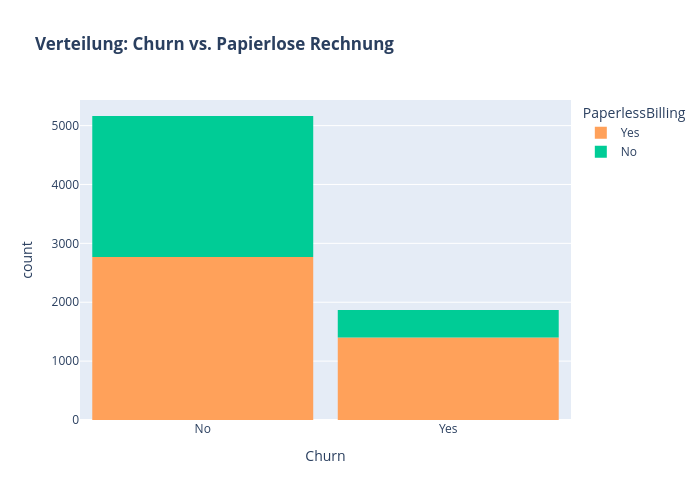

Here is the notebook cell this chart was saved with:
### Markdown cell above
Kunden OHNE Online Security tendieren stark dazu abzuwandern.

### Code cell
color_map = {"Yes": "#FFA15A", "No": "#00CC96"}
fig = px.histogram(df, x="Churn", color="PaperlessBilling",  title="<b>Verteilung: Churn vs. Papierlose Rechnung</b>", color_discrete_map=color_map)
fig.update_layout(width=700, height=500, bargap=0.1)
fig.show()

### Figure 1 — Plotly figure (JSON) as saved in the notebook; plotly's stock layout.template omitted (floating-point values rounded to 4 significant figures; data arrays with more than 128 entries replaced by an {"elided": "..."} marker saying what was removed)
{"data": [{"bingroup": "x", "hovertemplate": "PaperlessBilling=Yes<br>Churn=%{x}<br>count=%{y}<extra></extra>", "legendgroup": "Yes", "marker": {"color": "#FFA15A", "pattern": {"shape": ""}}, "name": "Yes", "orientation": "v", "showlegend": true, "type": "histogram", "x": {"elided": "4168 str values"}, "xaxis": "x", "yaxis": "y"}, {"bingroup": "x", "hovertemplate": "PaperlessBilling=No<br>Churn=%{x}<br>count=%{y}<extra></extra>", "legendgroup": "No", "marker": {"color": "#00CC96", "pattern": {"shape": ""}}, "name": "No", "orientation": "v", "showlegend": true, "type": "histogram", "x": {"elided": "2864 str values"}, "xaxis": "x", "yaxis": "y"}], "layout": {"bargap": 0.1, "barmode": "relative", "height": 500, "legend": {"title": {"text": "PaperlessBilling"}, "tracegroupgap": 0}, "title": {"text": "<b>Verteilung: Churn vs. Papierlose Rechnung</b>"}, "width": 700, "xaxis": {"anchor": "y", "domain": [0, 1], "title": {"text": "Churn"}}, "yaxis": {"anchor": "x", "domain": [0, 1], "title": {"text": "count"}}}}
